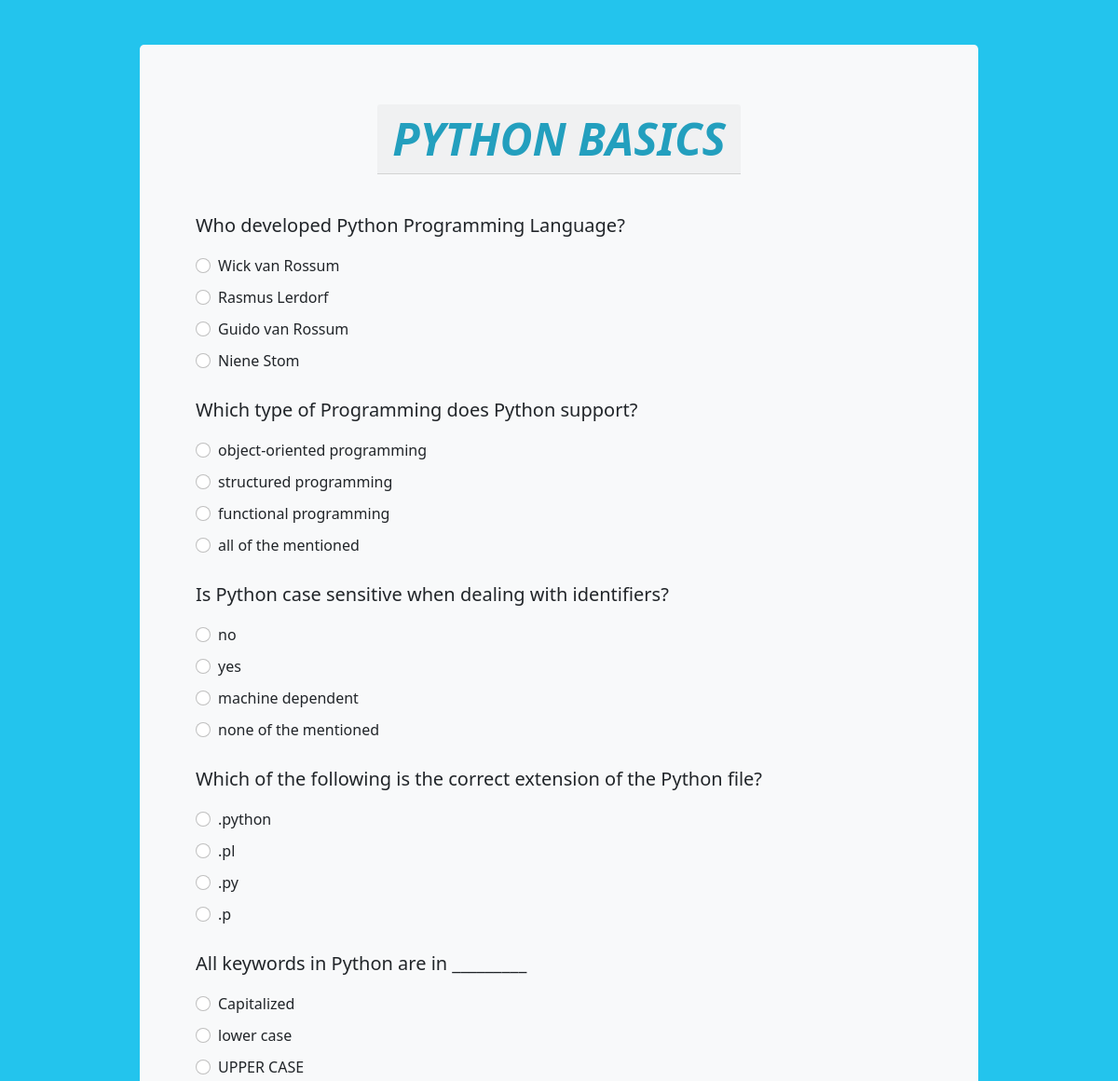
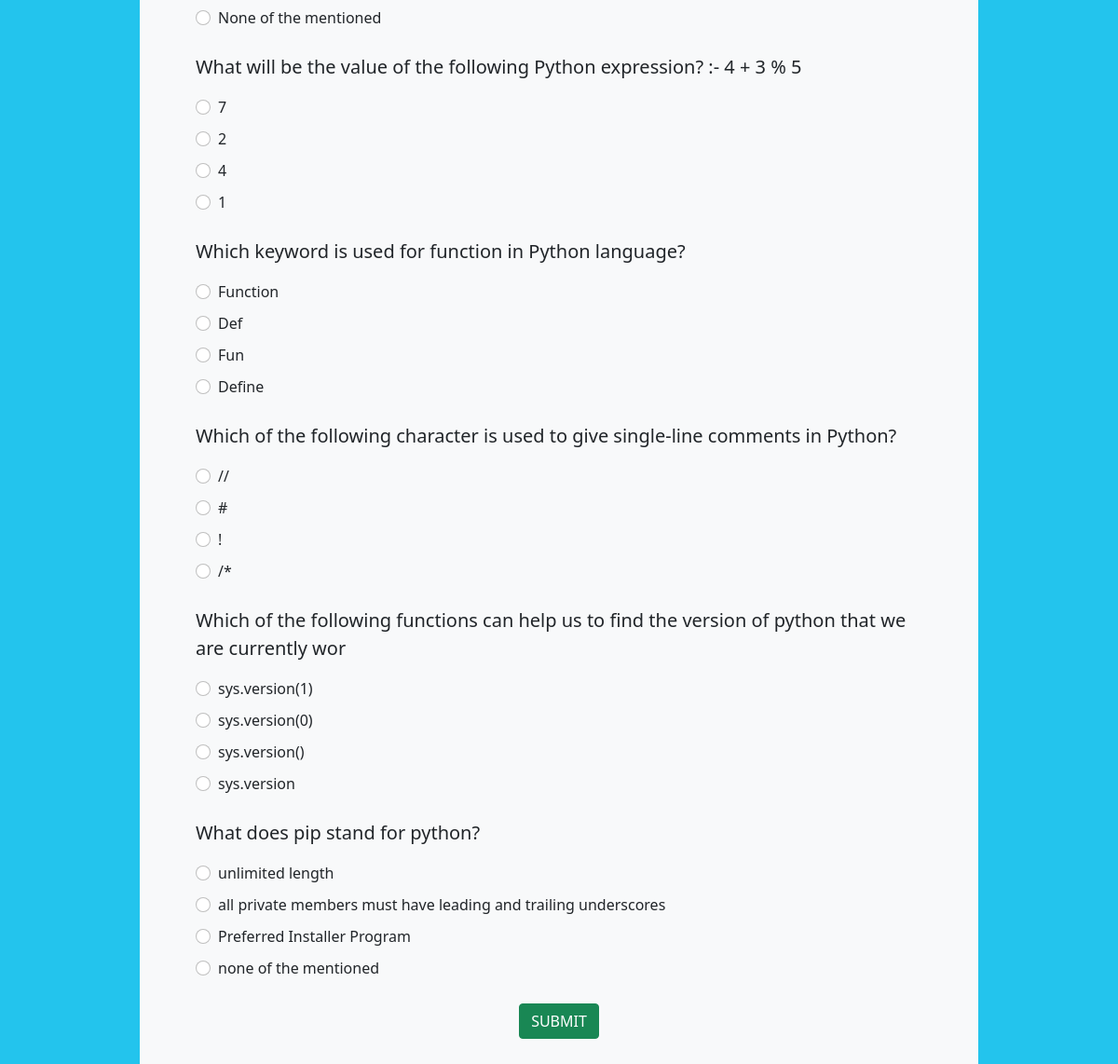
/quizapp/quiz-page/ (signed in), run on the app's committed database (2 pictures, top to bottom).
### quizapp/models.py (models this page shows, shortened)
class questionTable(models.Model):
    question=models.CharField(max_length=100)
    option_a=models.CharField(max_length=80)
    option_b=models.CharField(max_length=80)
    option_c=models.CharField(max_length=80)
    option_d=models.CharField(max_length=80)
    answer=models.CharField(max_length=80)

### quizapp/views.py (the view)
# urls.py: path('quiz-page/',showQuiz,name="quiz"),
def showQuiz(request):
    if 'username' in request.session:
        s=set()
        data={}
        que=questionTable.objects.all()
        while(len(s)<10):
            s.add(random.randint(1,que.count()))
            request.session['QuestionIDs']=list(s)
            q=[]
            for i in s:
                q.append(que.get(id=i))
            data['q']=q
        return render(request,'quizapp/quiz_page.html',data)
    else:
        return HttpResponseRedirect("http://localhost:8000/quizapp/login-page/")

### templates/quizapp/quiz_page.html (shortened to what this page needs)
<!DOCTYPE html>
<html lang="en">
{% load static %}
<head>
    <link rel="stylesheet" href="{% static 'bootstrap/css/bootstrap.min.css' %}" />
    <link rel="stylesheet" href="{% static 'css/quizPage.css' %}" />
</head>
<body>
    <div class="container-sm bg-light rounded-3 mt-5 p-5 w-75">
        <div class="container d-flex justify-content-center p-3">
            <p class="display-5 h1 card-header" id="heading">Python Basics</p>
        </div>
        <form action="{% url 'result' %}" method="post">
            {% for que in q %}
            <div class="container mt-4 ">
                <p class="fs-5">{{que.question}}</p>
            </div>
            <div class="container mt-2 d-grid gap-2">
                <div class="form-check">
                    <input class="form-check-input fs-6" type="radio" value="{{que.option_a}}" name="{{que.id}}"
                        required>
                    <label class="form-check-label fs-6" for="{{que.id}}">
                        {{que.option_a}}
                    </label>
                </div>
                <div class="form-check">
                    <input class="form-check-input fs-6" type="radio" value="{{que.option_b}}" name="{{que.id}}"
                        required>
                    <label class="form-check-label fs-6" for="{{que.id}}">
                        {{que.option_b}}
                    </label>
                </div>
                <div class="form-check">
                    <input class="form-check-input fs-6" type="radio" value="{{que.option_c}}" name="{{que.id}}"
                        required>
                    <label class="form-check-label fs-6" for="{{que.id}}">
                        {{que.option_c}}
                    </label>
                </div>
                <div class="form-check">
                    <input class="form-check-input fs-6" type="radio" value="{{que.option_d}}" name="{{que.id}}"
                        required>
                    <label class="form-check-label fs-6" for="{{que.id}}">
                        {{que.option_d}}
                    </label>
                </div>
            </div>
            {% endfor %}
            <div class="container mt-3 d-flex justify-content-center p-2">
                <button type="button" class="btn btn-success" data-bs-toggle="modal" data-bs-target="#exampleModal">
                    SUBMIT
                </button>
            </div>
        </form>
    </div>
</body>
</html>

### static/css/quizPage.css (style rules this page uses)
body { background: #23C4ED; }
#heading { color: #239fbe; text-transform: uppercase; font-style:italic; font-weight: bolder; }

### data on the page
questionTable: question "Who developed Python Programming Language?", option_a "Wick van Rossum", option_b "Rasmus Lerdorf", option_c "Guido van Rossum", option_d "Niene Stom"
questionTable: question "Which type of Programming does Python support?", option_a "object-oriented programming", option_b "structured programming", option_c "functional programming", option_d "all of the mentioned"
questionTable: question "Is Python case sensitive when dealing with identifiers?", option_a "no", option_b "yes", option_c "machine dependent", option_d "none of the mentioned"
questionTable: question "Which of the following is the correct extension of the Python file?", option_a ".python", option_b ".pl", option_c ".py", option_d ".p"
questionTable: question "All keywords in Python are in _________", option_a "Capitalized", option_b "lower case", option_c "UPPER CASE", option_d "None of the mentioned"
questionTable: question "What will be the value of the following Python expression? :- 4 + 3 % 5", option_a "7", option_b "2", option_c "4", option_d "1"
questionTable: question "Which keyword is used for function in Python language?", option_a "Function", option_b "Def", option_c "Fun", option_d "Define"
questionTable: question "Which of the following character is used to give single-line comments in Python?", option_a "//", option_b "#", option_c "!", option_d "/*"
questionTable: question "Which of the following functions can help us to find the version of python that we are currently wor", option_a "sys.version(1)", option_b "sys.version(0)", option_c "sys.version()", option_d "sys.version"
questionTable: question "What does pip stand for python?", option_a "unlimited length", option_b "all private members must have leading and trailing underscores", option_c "Preferred Installer Program", option_d "none of the mentioned"
